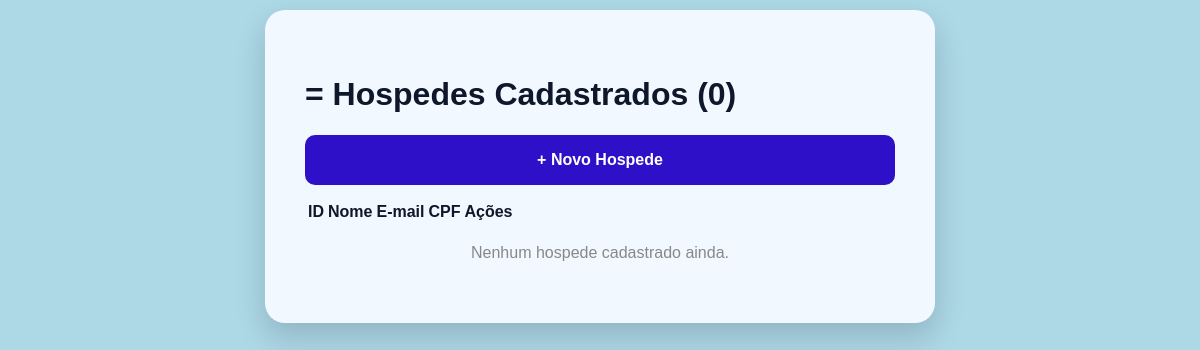
Before: /listar.php with the older database file.
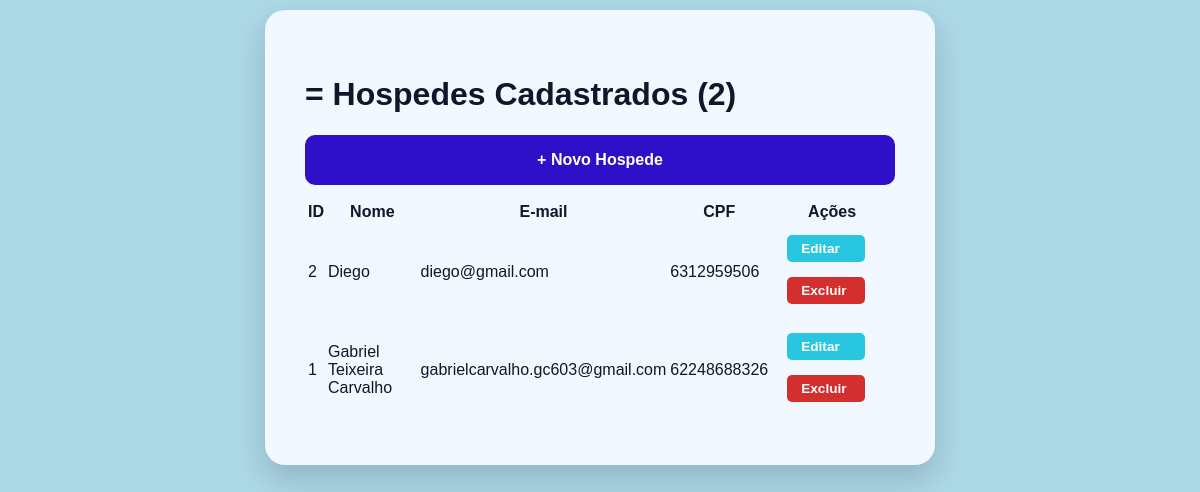
After: the same page with the newer database file.
### tables this page shows
CREATE TABLE `clientes` (
  `id_cliente` int NOT NULL AUTO_INCREMENT,
  `nome` varchar(45) NOT NULL,
  `email` varchar(45) DEFAULT NULL,
  `cpf` varchar(45) NOT NULL,
  PRIMARY KEY (`id_cliente`),
  UNIQUE KEY `cpf_UNIQUE` (`cpf`),
  UNIQUE KEY `email_UNIQUE` (`email`)
);

### listar.php (the view, shortened to what this page needs)
<?php
require_once "conexao.php";
$sql = "SELECT * FROM clientes ORDER BY nome ASC";
$stmt = $conexao->prepare($sql);
$stmt->execute();
$clientes = $stmt->fetchAll(PDO::FETCH_ASSOC);
$total = count($clientes);
?>
<!DOCTYPE html>
<html lang="pt-BR">
<head>
<link rel="stylesheet" href="style.css">
</head>
<body>
<div class="card">
<h1>= Hospedes Cadastrados (<?= $total ?>)</h1>
<a href="index.php" class="botao_cadastro">+ Novo Hospede</a>
<table>
<thead><tr>
<th>ID</th><th>Nome</th><th>E-mail</th><th>CPF</th><th>Ações</th>
</tr></thead>
<tbody>
<?php foreach ($clientes as $cliente): ?>
<tr>
<td><?= htmlspecialchars($cliente['id_cliente']) ?></td>
<td><?= htmlspecialchars($cliente['nome']) ?></td>
<td><?= htmlspecialchars($cliente['email']) ?></td>
<td><?= htmlspecialchars($cliente['cpf']) ?></td>
<td>
<a href="editar.php?id_cliente=<?= $cliente['id_cliente'] ?>" class="btn-edit">Editar</a>
<a href="deletar.php?id_cliente=<?= $cliente['id_cliente'] ?>"
class="btn-del"
onclick="return confirm('Excluir este hospede?')">Excluir</a>
</td>
</tr>
<?php endforeach; ?>
</tbody>
</table>
<?php if ($total === 0): ?>
<p style='color:#888;text-align:center;margin-top:20px'>
Nenhum hospede cadastrado ainda.</p>
<?php endif; ?>
</div>
</body></html>

### style.css (style rules this page uses)
body { background: #add8e6; display: flex; margin: 0; flex-direction: column; min-height: 100vh; font-family: Arial, sans-serif; color: #0f172a; }
.card { background: #f1f8ff; border-radius: 20px; padding: 45px 40px; width: 590px; margin: 10px auto; box-shadow: 0 14px 30px rgba(15, 23, 42, 0.18); }
.botao_cadastro, .botao_reservas { width: 100%; height: 50px; border-radius: 10px; font-size: 16px; font-weight: bold; text-decoration: none; display: flex; align-items: center; justify-content: center; }
.botao_cadastro { margin-top: 10px; border: none; color: white; background: #2f10c9; cursor: pointer; margin-bottom: 15px; }
.btn-edit { display:inline-block; padding:6px 14px; background:#29c6e1; color:#fff; border-radius:5px; font-size:.85rem; font-weight:600; text-decoration:none; margin-right:6px; transition:background .2s; margin-bottom: 15px; margin-top: 10px; margin-left: 15px; width: 50px; }
.btn-del { display:inline-block; padding:6px 14px; background:#d32f2f; color:#fff; border-radius:5px; font-size:.85rem; font-weight:600; text-decoration:none; transition:background .2s; margin-bottom: 15px; margin-left: 15px; width: 50px; }

Changed rows visible on the page:
added clientes: id_cliente "2", nome "Diego", email "diego@gmail.com", cpf "6312959506"
added clientes: id_cliente "1", nome "Gabriel Teixeira Carvalho", email "gabrielcarvalho.gc603@gmail.com", cpf "62248688326"
Other visible differences:
$total: "0" → "2"
text no longer shown: "Nenhum hospede cadastrado ainda."
